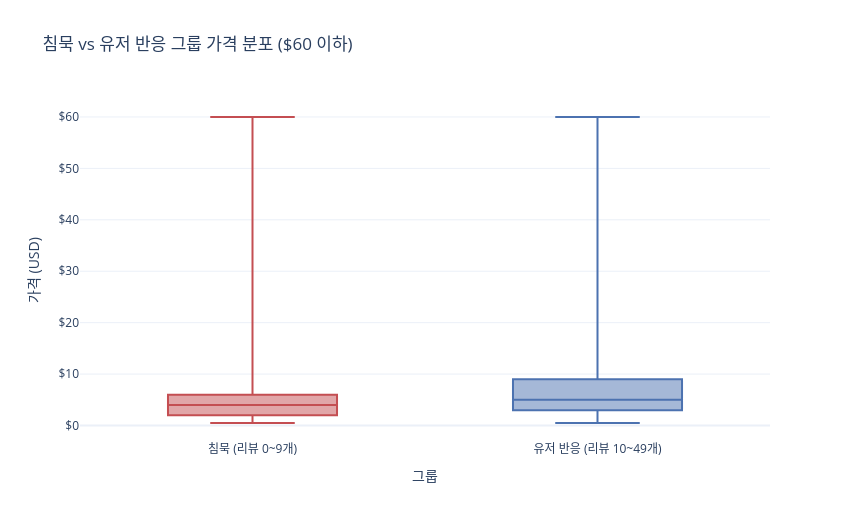

Notebook code for this chart:
### Code cell
fig = px.box(
    price_df,
    x="response_group",
    y="price",
    color="response_group",
    color_discrete_map=GROUP_COLOR,
    category_orders={"response_group": GROUP_ORDER},
    points=False,
    title="침묵 vs 유저 반응 그룹 가격 분포 ($60 이하)",
    labels={"response_group": "그룹", "price": "가격 (USD)"},
)
fig.update_layout(template="plotly_white", showlegend=False, width=850, height=520)
fig.update_yaxes(tickprefix="$")
fig.show()

### Figure 1 — Plotly figure (JSON) as saved in the notebook; plotly's stock layout.template omitted (floating-point values rounded to 4 significant figures; data arrays with more than 128 entries replaced by an {"elided": "..."} marker saying what was removed)
{"data": [{"alignmentgroup": "True", "boxpoints": false, "hovertemplate": "그룹=%{x}<br>가격 (USD)=%{y}<extra></extra>", "legendgroup": "침묵 (리뷰 0~9개)", "marker": {"color": "#C44E52"}, "name": "침묵 (리뷰 0~9개)", "notched": false, "offsetgroup": "침묵 (리뷰 0~9개)", "orientation": "v", "showlegend": true, "type": "box", "x": {"elided": "6721 str values"}, "x0": " ", "xaxis": "x", "y": {"elided": "6721 float values"}, "y0": " ", "yaxis": "y"}, {"alignmentgroup": "True", "boxpoints": false, "hovertemplate": "그룹=%{x}<br>가격 (USD)=%{y}<extra></extra>", "legendgroup": "유저 반응 (리뷰 10~49개)", "marker": {"color": "#4C72B0"}, "name": "유저 반응 (리뷰 10~49개)", "notched": false, "offsetgroup": "유저 반응 (리뷰 10~49개)", "orientation": "v", "showlegend": true, "type": "box", "x": {"elided": "4885 str values"}, "x0": " ", "xaxis": "x", "y": {"elided": "4885 float values"}, "y0": " ", "yaxis": "y"}], "layout": {"boxmode": "overlay", "height": 520, "legend": {"title": {"text": "그룹"}, "tracegroupgap": 0}, "showlegend": false, "title": {"text": "침묵 vs 유저 반응 그룹 가격 분포 ($60 이하)"}, "width": 850, "xaxis": {"anchor": "y", "categoryarray": ["침묵 (리뷰 0~9개)", "유저 반응 (리뷰 10~49개)"], "categoryorder": "array", "domain": [0, 1], "title": {"text": "그룹"}}, "yaxis": {"anchor": "x", "domain": [0, 1], "tickprefix": "$", "title": {"text": "가격 (USD)"}}}}
